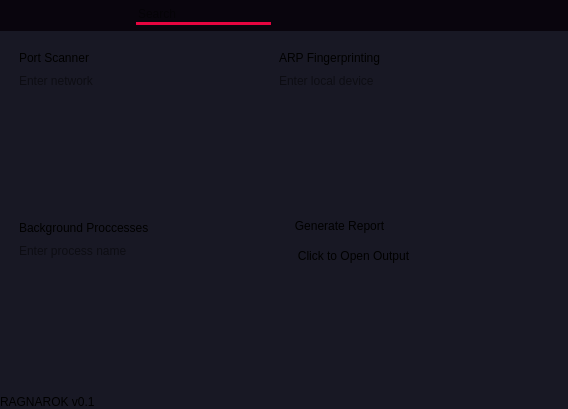
<?xml version="1.0" encoding="UTF-8"?>
<ui version="4.0">
 <class>MainWindow</class>
 <widget class="QMainWindow" name="MainWindow">
  <property name="geometry">
   <rect>
    <x>0</x>
    <y>0</y>
    <width>568</width>
    <height>409</height>
   </rect>
  </property>
  <property name="windowTitle">
   <string>MainWindow</string>
  </property>
  <property name="styleSheet">
   <string notr="true">*{
	border: none;
}</string>
  </property>
  <widget class="QWidget" name="centralwidget">
   <property name="styleSheet">
    <string notr="true">background-color: rgb(24, 24, 36);</string>
   </property>
   <layout class="QHBoxLayout" name="horizontalLayout">
    <property name="spacing">
     <number>0</number>
    </property>
    <property name="leftMargin">
     <number>0</number>
    </property>
    <property name="topMargin">
     <number>0</number>
    </property>
    <property name="rightMargin">
     <number>0</number>
    </property>
    <property name="bottomMargin">
     <number>0</number>
    </property>
    <item>
     <widget class="QFrame" name="slide_menu_container">
      <property name="minimumSize">
       <size>
        <width>0</width>
        <height>0</height>
       </size>
      </property>
      <property name="maximumSize">
       <size>
        <width>0</width>
        <height>16777215</height>
       </size>
      </property>
      <property name="styleSheet">
       <string notr="true">background-color: rgb(9, 5, 13);</string>
      </property>
      <property name="frameShape">
       <enum>QFrame::StyledPanel</enum>
      </property>
      <property name="frameShadow">
       <enum>QFrame::Raised</enum>
      </property>
      <layout class="QVBoxLayout" name="verticalLayout_2">
       <property name="spacing">
        <number>0</number>
       </property>
       <property name="leftMargin">
        <number>0</number>
       </property>
       <property name="topMargin">
        <number>0</number>
       </property>
       <property name="rightMargin">
        <number>0</number>
       </property>
       <property name="bottomMargin">
        <number>0</number>
       </property>
       <item>
        <widget class="QFrame" name="slide_menu">
         <property name="minimumSize">
          <size>
           <width>196</width>
           <height>0</height>
          </size>
         </property>
         <property name="frameShape">
          <enum>QFrame::StyledPanel</enum>
         </property>
         <property name="frameShadow">
          <enum>QFrame::Raised</enum>
         </property>
         <layout class="QVBoxLayout" name="verticalLayout_5">
          <property name="spacing">
           <number>0</number>
          </property>
          <property name="leftMargin">
           <number>0</number>
          </property>
          <property name="topMargin">
           <number>0</number>
          </property>
          <property name="rightMargin">
           <number>0</number>
          </property>
          <property name="bottomMargin">
           <number>0</number>
          </property>
          <item alignment="Qt::AlignTop">
           <widget class="QFrame" name="frame_7">
            <property name="frameShape">
             <enum>QFrame::StyledPanel</enum>
            </property>
            <property name="frameShadow">
             <enum>QFrame::Raised</enum>
            </property>
            <layout class="QHBoxLayout" name="horizontalLayout_8">
             <item alignment="Qt::AlignLeft|Qt::AlignTop">
              <widget class="QLabel" name="label_2">
               <property name="font">
                <font>
                 <pointsize>12</pointsize>
                 <weight>75</weight>
                 <bold>true</bold>
                </font>
               </property>
               <property name="text">
                <string>RAGNAROK</string>
               </property>
              </widget>
             </item>
             <item alignment="Qt::AlignLeft|Qt::AlignTop">
              <widget class="QLabel" name="label_3">
               <property name="text">
                <string/>
               </property>
               <property name="pixmap">
                <pixmap resource="icons.qrc">:/icons/icons/activity.svg</pixmap>
               </property>
              </widget>
             </item>
            </layout>
           </widget>
          </item>
          <item>
           <widget class="QFrame" name="frame_8">
            <property name="sizePolicy">
             <sizepolicy hsizetype="Preferred" vsizetype="Expanding">
              <horstretch>0</horstretch>
              <verstretch>0</verstretch>
             </sizepolicy>
            </property>
            <property name="frameShape">
             <enum>QFrame::StyledPanel</enum>
            </property>
            <property name="frameShadow">
             <enum>QFrame::Raised</enum>
            </property>
            <layout class="QVBoxLayout" name="verticalLayout_6">
             <property name="spacing">
              <number>0</number>
             </property>
             <property name="leftMargin">
              <number>0</number>
             </property>
             <property name="topMargin">
              <number>0</number>
             </property>
             <property name="rightMargin">
              <number>0</number>
             </property>
             <property name="bottomMargin">
              <number>0</number>
             </property>
             <item>
              <widget class="QToolBox" name="toolBox">
               <property name="cursor">
                <cursorShape>PointingHandCursor</cursorShape>
               </property>
               <property name="styleSheet">
                <string notr="true">QToolBox{
	background-color: rgb(24, 24, 36);
	text-align: left;
}
QToolBox::tab {
    border-radius: 5px;
	background-color: rgb(17, 16, 26);
	text-align: left;
}</string>
               </property>
               <property name="currentIndex">
                <number>1</number>
               </property>
               <widget class="QWidget" name="page">
                <property name="geometry">
                 <rect>
                  <x>0</x>
                  <y>0</y>
                  <width>196</width>
                  <height>269</height>
                 </rect>
                </property>
                <property name="cursor">
                 <cursorShape>ArrowCursor</cursorShape>
                </property>
                <attribute name="icon">
                 <iconset resource="icons.qrc">
                  <normaloff>:/icons/icons/chevron-down.svg</normaloff>:/icons/icons/chevron-down.svg</iconset>
                </attribute>
                <attribute name="label">
                 <string>Github Recources</string>
                </attribute>
                <layout class="QVBoxLayout" name="verticalLayout_7">
                 <property name="spacing">
                  <number>0</number>
                 </property>
                 <property name="leftMargin">
                  <number>0</number>
                 </property>
                 <property name="topMargin">
                  <number>0</number>
                 </property>
                 <property name="rightMargin">
                  <number>0</number>
                 </property>
                 <property name="bottomMargin">
                  <number>0</number>
                 </property>
                 <item alignment="Qt::AlignTop">
                  <widget class="QFrame" name="frame_10">
                   <property name="frameShape">
                    <enum>QFrame::StyledPanel</enum>
                   </property>
                   <property name="frameShadow">
                    <enum>QFrame::Raised</enum>
                   </property>
                   <layout class="QVBoxLayout" name="verticalLayout_8">
                    <property name="spacing">
                     <number>0</number>
                    </property>
                    <property name="leftMargin">
                     <number>0</number>
                    </property>
                    <property name="topMargin">
                     <number>0</number>
                    </property>
                    <property name="rightMargin">
                     <number>0</number>
                    </property>
                    <property name="bottomMargin">
                     <number>0</number>
                    </property>
                    <item>
                     <widget class="QPushButton" name="pushButton_10">
                      <property name="cursor">
                       <cursorShape>PointingHandCursor</cursorShape>
                      </property>
                      <property name="text">
                       <string>UI Recources</string>
                      </property>
                      <property name="iconSize">
                       <size>
                        <width>16</width>
                        <height>16</height>
                       </size>
                      </property>
                     </widget>
                    </item>
                    <item>
                     <widget class="QPushButton" name="pushButton_11">
                      <property name="cursor">
                       <cursorShape>PointingHandCursor</cursorShape>
                      </property>
                      <property name="text">
                       <string>Probes Recources</string>
                      </property>
                     </widget>
                    </item>
                    <item>
                     <widget class="QPushButton" name="pushButton_12">
                      <property name="cursor">
                       <cursorShape>PointingHandCursor</cursorShape>
                      </property>
                      <property name="text">
                       <string>Server/Client Recources</string>
                      </property>
                     </widget>
                    </item>
                   </layout>
                  </widget>
                 </item>
                </layout>
               </widget>
               <widget class="QWidget" name="page_2">
                <property name="geometry">
                 <rect>
                  <x>0</x>
                  <y>0</y>
                  <width>196</width>
                  <height>269</height>
                 </rect>
                </property>
                <property name="cursor">
                 <cursorShape>ArrowCursor</cursorShape>
                </property>
                <attribute name="icon">
                 <iconset resource="icons.qrc">
                  <normaloff>:/icons/icons/chevron-down.svg</normaloff>:/icons/icons/chevron-down.svg</iconset>
                </attribute>
                <attribute name="label">
                 <string>External Libraries Used</string>
                </attribute>
                <layout class="QVBoxLayout" name="verticalLayout_9">
                 <property name="spacing">
                  <number>0</number>
                 </property>
                 <property name="leftMargin">
                  <number>0</number>
                 </property>
                 <property name="topMargin">
                  <number>0</number>
                 </property>
                 <property name="rightMargin">
                  <number>0</number>
                 </property>
                 <property name="bottomMargin">
                  <number>0</number>
                 </property>
                 <item alignment="Qt::AlignTop">
                  <widget class="QFrame" name="frame_11">
                   <property name="frameShape">
                    <enum>QFrame::StyledPanel</enum>
                   </property>
                   <property name="frameShadow">
                    <enum>QFrame::Raised</enum>
                   </property>
                   <layout class="QVBoxLayout" name="verticalLayout_10">
                    <property name="spacing">
                     <number>0</number>
                    </property>
                    <property name="leftMargin">
                     <number>0</number>
                    </property>
                    <property name="topMargin">
                     <number>0</number>
                    </property>
                    <property name="rightMargin">
                     <number>0</number>
                    </property>
                    <property name="bottomMargin">
                     <number>0</number>
                    </property>
                    <item>
                     <widget class="QPushButton" name="pushButton_13">
                      <property name="cursor">
                       <cursorShape>PointingHandCursor</cursorShape>
                      </property>
                      <property name="text">
                       <string>PyQt Library</string>
                      </property>
                     </widget>
                    </item>
                    <item>
                     <widget class="QPushButton" name="pushButton_14">
                      <property name="cursor">
                       <cursorShape>PointingHandCursor</cursorShape>
                      </property>
                      <property name="text">
                       <string>PlugyPy v1.2.2</string>
                      </property>
                     </widget>
                    </item>
                   </layout>
                  </widget>
                 </item>
                 <item alignment="Qt::AlignTop">
                  <widget class="QLabel" name="label_4">
                   <property name="text">
                    <string>I would like to thank my mentor Ivan Zlatanov for providing me with usefull resources and information</string>
                   </property>
                   <property name="alignment">
                    <set>Qt::AlignCenter</set>
                   </property>
                   <property name="wordWrap">
                    <bool>true</bool>
                   </property>
                  </widget>
                 </item>
                </layout>
               </widget>
              </widget>
             </item>
            </layout>
           </widget>
          </item>
          <item alignment="Qt::AlignBottom">
           <widget class="QFrame" name="frame_9">
            <property name="frameShape">
             <enum>QFrame::StyledPanel</enum>
            </property>
            <property name="frameShadow">
             <enum>QFrame::Raised</enum>
            </property>
            <layout class="QHBoxLayout" name="horizontalLayout_9">
             <property name="spacing">
              <number>0</number>
             </property>
             <property name="leftMargin">
              <number>0</number>
             </property>
             <property name="topMargin">
              <number>0</number>
             </property>
             <property name="rightMargin">
              <number>0</number>
             </property>
             <property name="bottomMargin">
              <number>0</number>
             </property>
             <item alignment="Qt::AlignLeft|Qt::AlignBottom">
              <widget class="QPushButton" name="exit_button">
               <property name="cursor">
                <cursorShape>PointingHandCursor</cursorShape>
               </property>
               <property name="text">
                <string>Exit</string>
               </property>
               <property name="icon">
                <iconset resource="icons.qrc">
                 <normaloff>:/icons/icons/external-link.svg</normaloff>:/icons/icons/external-link.svg</iconset>
               </property>
               <property name="iconSize">
                <size>
                 <width>16</width>
                 <height>16</height>
                </size>
               </property>
              </widget>
             </item>
            </layout>
           </widget>
          </item>
         </layout>
        </widget>
       </item>
      </layout>
     </widget>
    </item>
    <item>
     <widget class="QFrame" name="main_body">
      <property name="frameShape">
       <enum>QFrame::StyledPanel</enum>
      </property>
      <property name="frameShadow">
       <enum>QFrame::Raised</enum>
      </property>
      <layout class="QVBoxLayout" name="verticalLayout">
       <property name="spacing">
        <number>0</number>
       </property>
       <property name="leftMargin">
        <number>0</number>
       </property>
       <property name="topMargin">
        <number>0</number>
       </property>
       <property name="rightMargin">
        <number>0</number>
       </property>
       <property name="bottomMargin">
        <number>0</number>
       </property>
       <item alignment="Qt::AlignTop">
        <widget class="QFrame" name="header_frame">
         <property name="styleSheet">
          <string notr="true">background-color: rgb(9, 5, 13);</string>
         </property>
         <property name="frameShape">
          <enum>QFrame::StyledPanel</enum>
         </property>
         <property name="frameShadow">
          <enum>QFrame::Raised</enum>
         </property>
         <layout class="QHBoxLayout" name="horizontalLayout_2">
          <property name="spacing">
           <number>6</number>
          </property>
          <property name="leftMargin">
           <number>6</number>
          </property>
          <property name="topMargin">
           <number>6</number>
          </property>
          <property name="rightMargin">
           <number>6</number>
          </property>
          <property name="bottomMargin">
           <number>6</number>
          </property>
          <item alignment="Qt::AlignLeft|Qt::AlignTop">
           <widget class="QFrame" name="frame_6">
            <property name="frameShape">
             <enum>QFrame::StyledPanel</enum>
            </property>
            <property name="frameShadow">
             <enum>QFrame::Raised</enum>
            </property>
            <layout class="QHBoxLayout" name="horizontalLayout_7">
             <property name="spacing">
              <number>0</number>
             </property>
             <property name="leftMargin">
              <number>0</number>
             </property>
             <property name="topMargin">
              <number>0</number>
             </property>
             <property name="rightMargin">
              <number>0</number>
             </property>
             <property name="bottomMargin">
              <number>0</number>
             </property>
             <item alignment="Qt::AlignLeft|Qt::AlignTop">
              <widget class="QPushButton" name="open_close_side_bar_btn">
               <property name="cursor">
                <cursorShape>PointingHandCursor</cursorShape>
               </property>
               <property name="text">
                <string/>
               </property>
               <property name="icon">
                <iconset resource="icons.qrc">
                 <normaloff>:/icons/icons/align-left.svg</normaloff>:/icons/icons/align-left.svg</iconset>
               </property>
               <property name="iconSize">
                <size>
                 <width>32</width>
                 <height>32</height>
                </size>
               </property>
              </widget>
             </item>
            </layout>
           </widget>
          </item>
          <item alignment="Qt::AlignLeft|Qt::AlignTop">
           <widget class="QFrame" name="frame_3">
            <property name="frameShape">
             <enum>QFrame::StyledPanel</enum>
            </property>
            <property name="frameShadow">
             <enum>QFrame::Raised</enum>
            </property>
            <layout class="QHBoxLayout" name="horizontalLayout_6">
             <property name="spacing">
              <number>0</number>
             </property>
             <property name="leftMargin">
              <number>0</number>
             </property>
             <property name="topMargin">
              <number>0</number>
             </property>
             <property name="rightMargin">
              <number>0</number>
             </property>
             <property name="bottomMargin">
              <number>0</number>
             </property>
             <item alignment="Qt::AlignLeft">
              <widget class="QLineEdit" name="lineEdit">
               <property name="minimumSize">
                <size>
                 <width>135</width>
                 <height>0</height>
                </size>
               </property>
               <property name="styleSheet">
                <string notr="true">border-bottom: 3px solid rgb(230, 5, 64);</string>
               </property>
               <property name="placeholderText">
                <string>Search</string>
               </property>
              </widget>
             </item>
             <item alignment="Qt::AlignLeft">
              <widget class="QPushButton" name="pushButton_6">
               <property name="text">
                <string/>
               </property>
               <property name="icon">
                <iconset resource="icons.qrc">
                 <normaloff>:/icons/icons/search.svg</normaloff>:/icons/icons/search.svg</iconset>
               </property>
              </widget>
             </item>
            </layout>
           </widget>
          </item>
          <item alignment="Qt::AlignHCenter|Qt::AlignTop">
           <widget class="QFrame" name="frame_2">
            <property name="frameShape">
             <enum>QFrame::StyledPanel</enum>
            </property>
            <property name="frameShadow">
             <enum>QFrame::Raised</enum>
            </property>
            <layout class="QHBoxLayout" name="horizontalLayout_5">
             <property name="spacing">
              <number>0</number>
             </property>
             <property name="leftMargin">
              <number>0</number>
             </property>
             <property name="topMargin">
              <number>0</number>
             </property>
             <property name="rightMargin">
              <number>0</number>
             </property>
             <property name="bottomMargin">
              <number>0</number>
             </property>
             <item>
              <widget class="QPushButton" name="pushButton_5">
               <property name="text">
                <string/>
               </property>
               <property name="icon">
                <iconset resource="icons.qrc">
                 <normaloff>:/icons/icons/user.svg</normaloff>:/icons/icons/user.svg</iconset>
               </property>
              </widget>
             </item>
             <item>
              <widget class="QPushButton" name="pushButton_4">
               <property name="text">
                <string/>
               </property>
               <property name="icon">
                <iconset resource="icons.qrc">
                 <normaloff>:/icons/icons/bell.svg</normaloff>:/icons/icons/bell.svg</iconset>
               </property>
              </widget>
             </item>
            </layout>
           </widget>
          </item>
          <item alignment="Qt::AlignRight|Qt::AlignTop">
           <widget class="QFrame" name="frame">
            <property name="frameShape">
             <enum>QFrame::StyledPanel</enum>
            </property>
            <property name="frameShadow">
             <enum>QFrame::Raised</enum>
            </property>
            <layout class="QHBoxLayout" name="horizontalLayout_4">
             <property name="spacing">
              <number>0</number>
             </property>
             <property name="leftMargin">
              <number>0</number>
             </property>
             <property name="topMargin">
              <number>0</number>
             </property>
             <property name="rightMargin">
              <number>0</number>
             </property>
             <property name="bottomMargin">
              <number>0</number>
             </property>
             <item>
              <widget class="QPushButton" name="minimize_window_button">
               <property name="cursor">
                <cursorShape>PointingHandCursor</cursorShape>
               </property>
               <property name="text">
                <string/>
               </property>
               <property name="icon">
                <iconset resource="icons.qrc">
                 <normaloff>:/icons/icons/arrow-down-left.svg</normaloff>:/icons/icons/arrow-down-left.svg</iconset>
               </property>
              </widget>
             </item>
             <item>
              <widget class="QPushButton" name="restore_window_button">
               <property name="cursor">
                <cursorShape>PointingHandCursor</cursorShape>
               </property>
               <property name="text">
                <string/>
               </property>
               <property name="icon">
                <iconset resource="icons.qrc">
                 <normaloff>:/icons/icons/maximize-2.svg</normaloff>:/icons/icons/maximize-2.svg</iconset>
               </property>
              </widget>
             </item>
             <item>
              <widget class="QPushButton" name="close_window_button">
               <property name="cursor">
                <cursorShape>PointingHandCursor</cursorShape>
               </property>
               <property name="text">
                <string/>
               </property>
               <property name="icon">
                <iconset resource="icons.qrc">
                 <normaloff>:/icons/icons/x.svg</normaloff>:/icons/icons/x.svg</iconset>
               </property>
              </widget>
             </item>
            </layout>
           </widget>
          </item>
         </layout>
        </widget>
       </item>
       <item>
        <widget class="QFrame" name="main_body_contents">
         <property name="sizePolicy">
          <sizepolicy hsizetype="Preferred" vsizetype="Expanding">
           <horstretch>0</horstretch>
           <verstretch>0</verstretch>
          </sizepolicy>
         </property>
         <property name="frameShape">
          <enum>QFrame::StyledPanel</enum>
         </property>
         <property name="frameShadow">
          <enum>QFrame::Raised</enum>
         </property>
         <layout class="QVBoxLayout" name="verticalLayout_11">
          <item>
           <widget class="QFrame" name="frame_12">
            <property name="frameShape">
             <enum>QFrame::StyledPanel</enum>
            </property>
            <property name="frameShadow">
             <enum>QFrame::Raised</enum>
            </property>
            <widget class="QFrame" name="frame_13">
             <property name="geometry">
              <rect>
               <x>0</x>
               <y>0</y>
               <width>250</width>
               <height>150</height>
              </rect>
             </property>
             <property name="frameShape">
              <enum>QFrame::StyledPanel</enum>
             </property>
             <property name="frameShadow">
              <enum>QFrame::Raised</enum>
             </property>
             <widget class="QLabel" name="label_5">
              <property name="geometry">
               <rect>
                <x>10</x>
                <y>10</y>
                <width>111</width>
                <height>16</height>
               </rect>
              </property>
              <property name="text">
               <string>Port Scanner</string>
              </property>
             </widget>
             <widget class="QTextEdit" name="textEdit">
              <property name="geometry">
               <rect>
                <x>6</x>
                <y>30</y>
                <width>151</width>
                <height>31</height>
               </rect>
              </property>
              <property name="placeholderText">
               <string>Enter network </string>
              </property>
             </widget>
            </widget>
            <widget class="QFrame" name="frame_14">
             <property name="geometry">
              <rect>
               <x>250</x>
               <y>0</y>
               <width>250</width>
               <height>150</height>
              </rect>
             </property>
             <property name="frameShape">
              <enum>QFrame::StyledPanel</enum>
             </property>
             <property name="frameShadow">
              <enum>QFrame::Raised</enum>
             </property>
             <widget class="QLabel" name="label_6">
              <property name="geometry">
               <rect>
                <x>20</x>
                <y>10</y>
                <width>121</width>
                <height>16</height>
               </rect>
              </property>
              <property name="text">
               <string>ARP Fingerprinting</string>
              </property>
             </widget>
             <widget class="QTextEdit" name="textEdit_2">
              <property name="geometry">
               <rect>
                <x>16</x>
                <y>30</y>
                <width>141</width>
                <height>31</height>
               </rect>
              </property>
              <property name="placeholderText">
               <string>Enter local device</string>
              </property>
             </widget>
            </widget>
            <widget class="QFrame" name="frame_15">
             <property name="geometry">
              <rect>
               <x>0</x>
               <y>150</y>
               <width>250</width>
               <height>150</height>
              </rect>
             </property>
             <property name="frameShape">
              <enum>QFrame::StyledPanel</enum>
             </property>
             <property name="frameShadow">
              <enum>QFrame::Raised</enum>
             </property>
             <widget class="QLabel" name="label_7">
              <property name="geometry">
               <rect>
                <x>10</x>
                <y>30</y>
                <width>131</width>
                <height>16</height>
               </rect>
              </property>
              <property name="text">
               <string>Background Proccesses</string>
              </property>
             </widget>
             <widget class="QTextEdit" name="textEdit_3">
              <property name="geometry">
               <rect>
                <x>6</x>
                <y>50</y>
                <width>141</width>
                <height>31</height>
               </rect>
              </property>
              <property name="placeholderText">
               <string>Enter process name</string>
              </property>
             </widget>
            </widget>
            <widget class="QFrame" name="frame_16">
             <property name="geometry">
              <rect>
               <x>250</x>
               <y>150</y>
               <width>250</width>
               <height>150</height>
              </rect>
             </property>
             <property name="frameShape">
              <enum>QFrame::StyledPanel</enum>
             </property>
             <property name="frameShadow">
              <enum>QFrame::Raised</enum>
             </property>
             <widget class="QPushButton" name="report_gen_button">
              <property name="geometry">
               <rect>
                <x>-11</x>
                <y>50</y>
                <width>211</width>
                <height>32</height>
               </rect>
              </property>
              <property name="cursor">
               <cursorShape>PointingHandCursor</cursorShape>
              </property>
              <property name="text">
               <string>Click to Open Output</string>
              </property>
              <property name="icon">
               <iconset resource="icons.qrc">
                <normaloff>:/icons/icons/aperture.svg</normaloff>:/icons/icons/aperture.svg</iconset>
              </property>
             </widget>
             <widget class="QPushButton" name="generator">
              <property name="geometry">
               <rect>
                <x>10</x>
                <y>20</y>
                <width>141</width>
                <height>32</height>
               </rect>
              </property>
              <property name="text">
               <string>Generate Report</string>
              </property>
              <property name="icon">
               <iconset resource="icons.qrc">
                <normaloff>:/icons/icons/cpu.svg</normaloff>:/icons/icons/cpu.svg</iconset>
              </property>
             </widget>
            </widget>
           </widget>
          </item>
         </layout>
        </widget>
       </item>
       <item alignment="Qt::AlignBottom">
        <widget class="QFrame" name="footer">
         <property name="frameShape">
          <enum>QFrame::StyledPanel</enum>
         </property>
         <property name="frameShadow">
          <enum>QFrame::Raised</enum>
         </property>
         <layout class="QHBoxLayout" name="horizontalLayout_3">
          <property name="spacing">
           <number>0</number>
          </property>
          <property name="leftMargin">
           <number>0</number>
          </property>
          <property name="topMargin">
           <number>0</number>
          </property>
          <property name="rightMargin">
           <number>0</number>
          </property>
          <property name="bottomMargin">
           <number>0</number>
          </property>
          <item>
           <widget class="QFrame" name="frame_4">
            <property name="frameShape">
             <enum>QFrame::StyledPanel</enum>
            </property>
            <property name="frameShadow">
             <enum>QFrame::Raised</enum>
            </property>
            <layout class="QVBoxLayout" name="verticalLayout_4">
             <property name="spacing">
              <number>0</number>
             </property>
             <property name="leftMargin">
              <number>0</number>
             </property>
             <property name="topMargin">
              <number>0</number>
             </property>
             <property name="rightMargin">
              <number>0</number>
             </property>
             <property name="bottomMargin">
              <number>0</number>
             </property>
             <item alignment="Qt::AlignBottom">
              <widget class="QLabel" name="label">
               <property name="text">
                <string>RAGNAROK v0.1</string>
               </property>
              </widget>
             </item>
            </layout>
           </widget>
          </item>
          <item>
           <widget class="QFrame" name="frame_5">
            <property name="frameShape">
             <enum>QFrame::StyledPanel</enum>
            </property>
            <property name="frameShadow">
             <enum>QFrame::Raised</enum>
            </property>
            <layout class="QVBoxLayout" name="verticalLayout_3">
             <property name="spacing">
              <number>0</number>
             </property>
             <property name="leftMargin">
              <number>0</number>
             </property>
             <property name="topMargin">
              <number>0</number>
             </property>
             <property name="rightMargin">
              <number>0</number>
             </property>
             <property name="bottomMargin">
              <number>0</number>
             </property>
             <item alignment="Qt::AlignBottom">
              <widget class="QPushButton" name="pushButton_7">
               <property name="text">
                <string/>
               </property>
               <property name="icon">
                <iconset resource="icons.qrc">
                 <normaloff>:/icons/icons/box.svg</normaloff>:/icons/icons/box.svg</iconset>
               </property>
              </widget>
             </item>
            </layout>
           </widget>
          </item>
          <item alignment="Qt::AlignRight|Qt::AlignBottom">
           <widget class="QFrame" name="size_grip">
            <property name="minimumSize">
             <size>
              <width>10</width>
              <height>10</height>
             </size>
            </property>
            <property name="maximumSize">
             <size>
              <width>10</width>
              <height>10</height>
             </size>
            </property>
            <property name="frameShape">
             <enum>QFrame::StyledPanel</enum>
            </property>
            <property name="frameShadow">
             <enum>QFrame::Raised</enum>
            </property>
           </widget>
          </item>
         </layout>
        </widget>
       </item>
      </layout>
     </widget>
    </item>
   </layout>
  </widget>
 </widget>
 <resources>
  <include location="icons.qrc"/>
 </resources>
 <connections/>
</ui>
